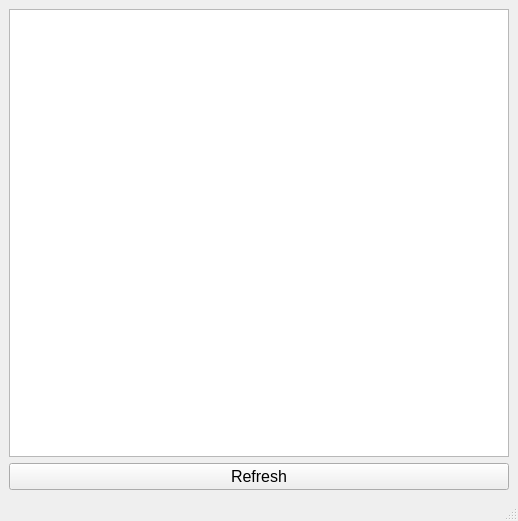
<?xml version="1.0" encoding="UTF-8"?>
<ui version="4.0">
 <class>MainWindow</class>
 <widget class="QMainWindow" name="MainWindow">
  <property name="geometry">
   <rect>
    <x>0</x>
    <y>0</y>
    <width>518</width>
    <height>521</height>
   </rect>
  </property>
  <property name="windowTitle">
   <string>MainWindow</string>
  </property>
  <widget class="QWidget" name="centralwidget">
   <layout class="QVBoxLayout" name="verticalLayout">
    <item>
     <widget class="QListWidget" name="listWidget"/>
    </item>
    <item>
     <widget class="QPushButton" name="refreshbtn">
      <property name="font">
       <font>
        <pointsize>12</pointsize>
       </font>
      </property>
      <property name="text">
       <string>Refresh</string>
      </property>
     </widget>
    </item>
   </layout>
  </widget>
  <widget class="QStatusBar" name="statusbar"/>
 </widget>
 <resources/>
 <connections/>
</ui>
